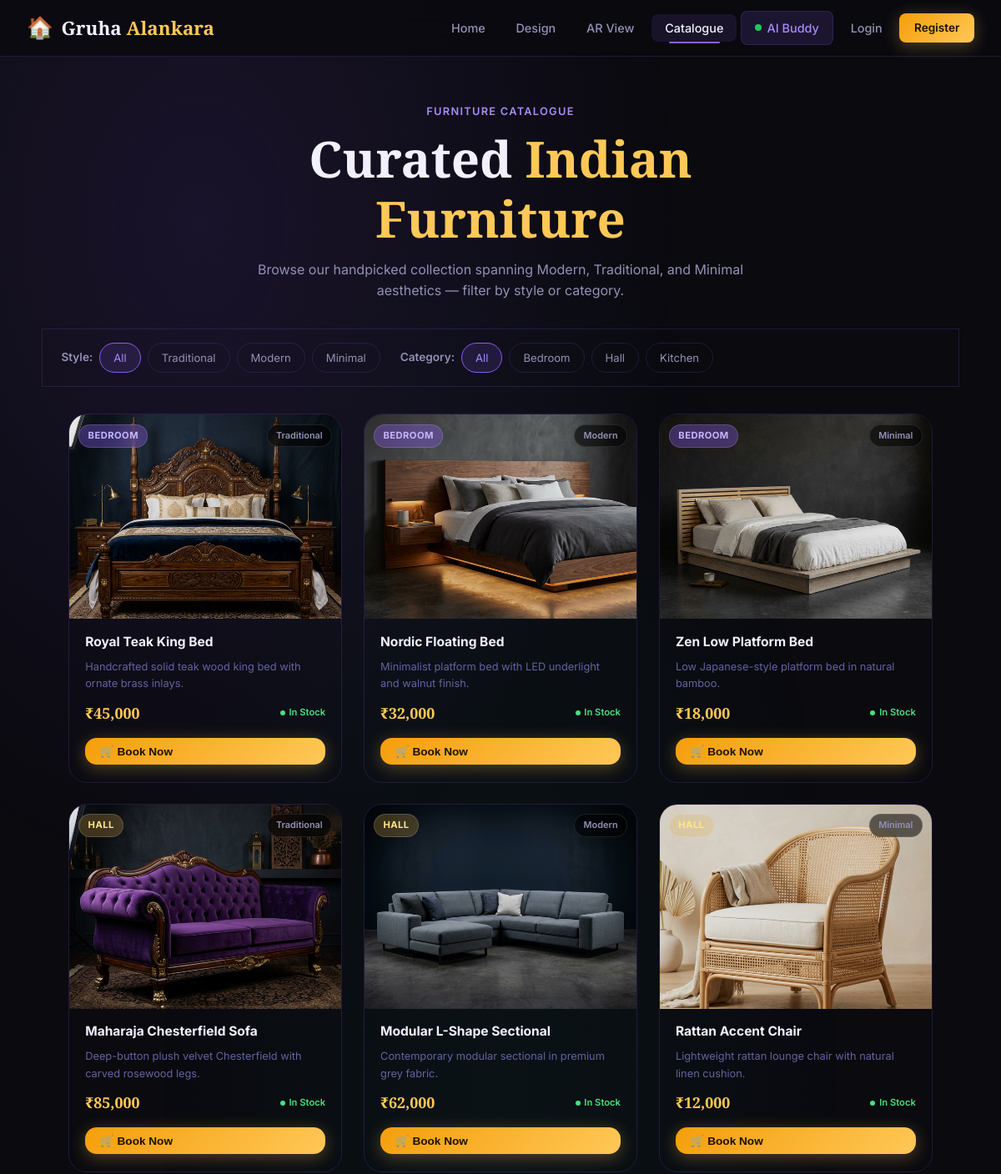
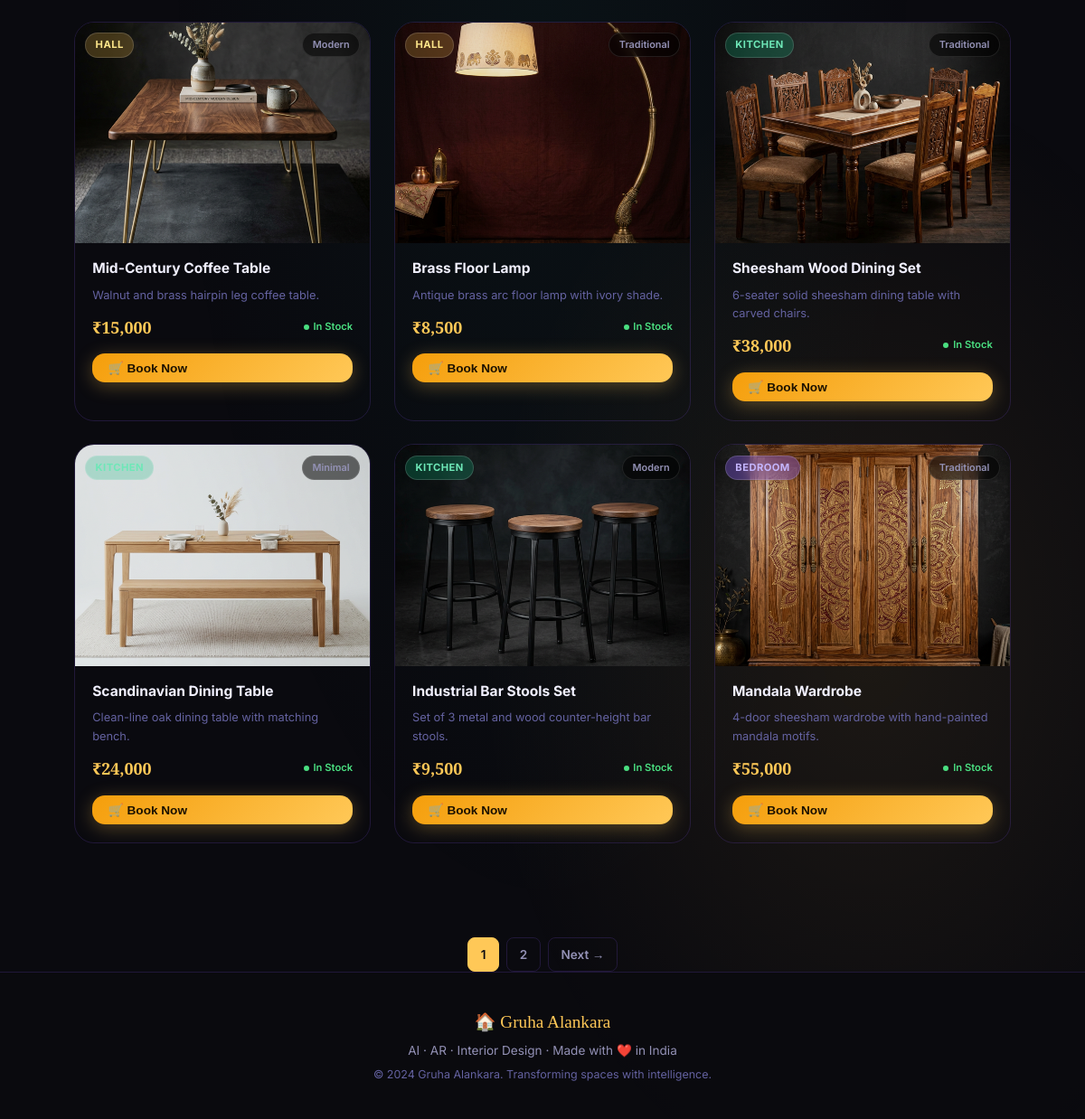
/catalog, run on the app's committed database (2 pictures, top to bottom).
### models.py (models this page shows)
class Furniture(db.Model):
    id          = db.Column(db.Integer, primary_key=True)
    name        = db.Column(db.String(100), index=True)
    category    = db.Column(db.String(100), index=True)
    style       = db.Column(db.String(100), index=True)
    price       = db.Column(db.Float)
    description = db.Column(db.Text)
    image_url   = db.Column(db.String(300))
    ar_model    = db.Column(db.String(300))
    in_stock    = db.Column(db.Boolean, default=True, index=True)
    __table_args__ = (
        db.Index('ix_furniture_style_category', 'style', 'category'),
    )

### app.py (the view)
@app.route("/catalog")
def catalog():
    style_filter    = request.args.get("style", "")
    category_filter = request.args.get("category", "")
    page            = request.args.get("page", 1, type=int)
    per_page        = 12
    query = Furniture.query
    if style_filter:
        query = query.filter_by(style=style_filter)
    if category_filter:
        query = query.filter_by(category=category_filter)
    pagination     = query.paginate(page=page, per_page=per_page, error_out=False)
    furniture_list = pagination.items
    styles         = db.session.query(Furniture.style).distinct().all()
    categories     = db.session.query(Furniture.category).distinct().all()
    return render_template("catalog.html",
                           furniture_list=furniture_list,
                           styles=[s[0] for s in styles],
                           categories=[c[0] for c in categories],
                           selected_style=style_filter,
                           selected_category=category_filter,
                           pagination=pagination)

### templates/catalog.html (shortened to what this page needs)
{% extends "base.html" %}
{% block content %}
<div class="page-hero">
    <div class="section-tag">Furniture Catalogue</div>
    <h1>Curated <span class="accent">Indian Furniture</span></h1>
    <p>Browse our handpicked collection spanning Modern, Traditional, and Minimal aesthetics — filter by style or category.</p>
</div>
<div class="catalog-filter-bar">
    <span class="filter-label">Style:</span>
    <a href="{{ url_for('catalog') }}" class="filter-btn {% if not selected_style %}active{% endif %}">All</a>
    {% for s in styles %}
    <a href="{{ url_for('catalog', style=s) }}" class="filter-btn {% if selected_style == s %}active{% endif %}">{{ s }}</a>
    {% endfor %}
    <span class="filter-label" style="margin-left:1rem">Category:</span>
    <a href="{{ url_for('catalog') }}" class="filter-btn {% if not selected_category %}active{% endif %}">All</a>
    {% for c in categories %}
    <a href="{{ url_for('catalog', category=c) }}"
        class="filter-btn {% if selected_category == c %}active{% endif %}">{{ c }}</a>
    {% endfor %}
</div>
{% if furniture_list %}
<div class="catalog-grid" id="catalogGrid">
    {% for item in furniture_list %}
    <div class="furniture-card" id="fc-{{ item.id }}">
        <div class="fc-img-wrap">
            {% if item.image_url %}
            <img
                src="{{ url_for('static', filename=item.image_url) }}"
                alt="{{ item.name }}"
                loading="lazy"
                onerror="this.parentElement.innerHTML='<div style=\'display:flex;align-items:center;justify-content:center;height:100%;font-size:3.5rem;opacity:.3;\'>🪑</div>'"
            >
            {% else %}
            <div style="display:flex;align-items:center;justify-content:center;height:100%;font-size:3.5rem;opacity:.3;">🪑</div>
            {% endif %}
            <span class="fc-category-badge badge-{{ item.category }}">{{ item.category }}</span>
            <span class="fc-style-tag">{{ item.style }}</span>
        </div>
        <div class="fc-info">
            <div class="fc-name">{{ item.name }}</div>
            <p class="fc-desc">{{ item.description }}</p>
            <div class="fc-meta">
                <span class="fc-price">₹{{ '{:,.0f}'.format(item.price) }}</span>
                <span class="fc-in-stock">In Stock</span>
            </div>
            <button class="btn btn-gold btn-sm" style="width:100%;margin-top:.4rem" id="bookBtn-{{ item.id }}"
                onclick="bookFurniture({{ item.id }}, '{{ item.name }}', this)">
                🛒 Book Now
            </button>
        </div>
    </div>
    {% endfor %}
</div>
{% if pagination and pagination.pages > 1 %}
<div class="pagination-bar">
    {% for page_num in pagination.iter_pages(left_edge=1, right_edge=1, left_current=2, right_current=2) %}
        {% if page_num %}
            {% if page_num == pagination.page %}
            <span class="current">{{ page_num }}</span>
            {% else %}
            <a href="{{ url_for('catalog', page=page_num, style=selected_style, category=selected_category) }}">{{ page_num }}</a>
            {% endif %}
        {% else %}
            <span>…</span>
        {% endif %}
    {% endfor %}
    {% if pagination.has_next %}
    <a href="{{ url_for('catalog', page=pagination.next_num, style=selected_style, category=selected_category) }}">Next →</a>
    {% endif %}
</div>
{% endif %}
{% else %}
<div class="empty-state">
    <div class="empty-icon">🔍</div>
    <div class="empty-title">No items found</div>
    <p>Try a different style or category filter.</p>
</div>
{% endif %}
{% endblock %}

### templates/base.html (shortened to what this page needs)
<!DOCTYPE html>
<html lang="en">
<head>
    <link rel="stylesheet" href="{{ url_for('static', filename='style.css') }}">
</head>
<body>
    <nav class="navbar">
        <a href="{{ url_for('home') }}" class="nav-logo">
            <span class="logo-icon">🏠</span>
            <span class="logo-text">Gruha <span class="accent">Alankara</span></span>
        </a>
        <ul class="nav-links">
            <li><a href="{{ url_for('home') }}"
                    class="nav-link {% if request.endpoint == 'home' %}active{% endif %}">Home</a></li>
            <li><a href="{{ url_for('design') }}"
                    class="nav-link {% if request.endpoint == 'design' %}active{% endif %}">Design</a></li>
            <li><a href="{{ url_for('ar') }}" class="nav-link {% if request.endpoint == 'ar' %}active{% endif %}">AR
                    View</a></li>
            <li><a href="{{ url_for('catalog') }}"
                    class="nav-link {% if request.endpoint == 'catalog' %}active{% endif %}">Catalogue</a></li>
            <li><a href="{{ url_for('buddy') }}"
                    class="nav-link nav-buddy {% if request.endpoint == 'buddy' %}active{% endif %}">
                    <span class="buddy-dot"></span> AI Buddy
                </a></li>
            {% if session.get('user_id') %}
            <li>
                <span class="nav-user-pill">
                    <span class="user-avatar">{{ session['username'][0]|upper }}</span>
                    {{ session['username'] }}
                </span>
            </li>
            <li>
                <a href="{{ url_for('logout') }}" class="nav-link nav-logout">⏻ Logout</a>
            </li>
            {% else %}
            <li><a href="{{ url_for('login') }}"
                    class="nav-link {% if request.endpoint == 'login' %}active{% endif %}">Login</a></li>
            <li><a href="{{ url_for('register') }}"
                    class="btn btn-gold btn-sm nav-register {% if request.endpoint == 'register' %}active{% endif %}">
                    Register
                </a></li>
            {% endif %}
        </ul>
    </nav>
    <main class="main-content">
        {% block content %}{% endblock %}
    </main>
    <footer class="footer">
        <div class="footer-inner">
            <p class="footer-brand">🏠 Gruha Alankara</p>
            <p class="footer-tag">AI · AR · Interior Design · Made with ❤️ in India</p>
            <p class="footer-copy">© 2024 Gruha Alankara. Transforming spaces with intelligence.</p>
        </div>
    </footer>
</body>
</html>

### templates/catalog.html (style rules this page uses)
.catalog-filter-bar { display: flex; flex-wrap: wrap; align-items: center; gap: .5rem; margin-bottom: 2rem; padding: 1rem 1.4rem; background: var(--card-bg); border: 1px solid var(--border); border-radius: var(--radius-md); }
.catalog-grid { display: grid; grid-template-columns: repeat(auto-fill, minmax(260px, 1fr)); gap: 1.6rem; }
.furniture-card { background: var(--card-bg); border: 1px solid var(--border); border-radius: var(--radius-lg); overflow: hidden; display: flex; flex-direction: column; transition: transform .28s ease, border-color .28s ease, box-shadow .28s ease; opacity: 0; position: relative; }
.fc-img-wrap { position: relative; width: 100%; aspect-ratio: 4/3; overflow: hidden; background: #0d0d14; }
.fc-img-wrap img { width: 100%; height: 100%; object-fit: cover; transition: transform .45s ease, filter .35s ease; filter: brightness(.92); }
.fc-category-badge { position: absolute; top: .7rem; left: .7rem; padding: .25rem .65rem; border-radius: 100px; font-size: .7rem; font-weight: 700; letter-spacing: .04em; text-transform: uppercase; backdrop-filter: blur(8px); border: 1px solid rgba(255,255,255,.15); }
.badge-Bedroom { background: rgba(139,92,246,.35); color: #c4b5fd; }
.badge-Hall { background: rgba(226,176,74,.25); color: #fde68a; }
.badge-Kitchen { background: rgba(16,185,129,.25); color: #6ee7b7; }
.fc-style-tag { position: absolute; top: .7rem; right: .7rem; padding: .25rem .65rem; border-radius: 100px; font-size: .68rem; font-weight: 600; background: rgba(0,0,0,.55); color: var(--text-muted); border: 1px solid rgba(255,255,255,.1); backdrop-filter: blur(6px); }
.fc-info { padding: 1.1rem 1.2rem 1.3rem; display: flex; flex-direction: column; gap: .55rem; flex: 1; }
.fc-name { font-size: .97rem; font-weight: 700; color: var(--text-primary); line-height: 1.35; }
.fc-desc { font-size: .8rem; color: var(--text-dim); line-height: 1.6; display: -webkit-box; -webkit-line-clamp: 2; -webkit-box-orient: vertical; overflow: hidden; }
.fc-meta { display: flex; align-items: center; justify-content: space-between; margin-top: .1rem; }
.fc-price { font-size: 1.12rem; font-weight: 800; color: var(--gold); font-family: 'Playfair Display', serif; }
.fc-in-stock { font-size: .7rem; color: #4ade80; font-weight: 600; display: flex; align-items: center; gap: .3rem; }
.fc-in-stock::before { content: ''; width: 6px; height: 6px; border-radius: 50%; background: #4ade80; display: inline-block; animation: pulse-dot 1.8s ease-in-out infinite; }
.pagination-bar { display: flex; justify-content: center; align-items: center; gap: .5rem; margin-top: 2.5rem; flex-wrap: wrap; }
.pagination-bar a, .pagination-bar span { padding: .45rem .85rem; border-radius: var(--radius-sm); font-size: .85rem; font-weight: 600; text-decoration: none; border: 1px solid var(--border); color: var(--text-muted); background: var(--card-bg); transition: all .2s; }
.pagination-bar .current { background: var(--gold); color: #0a0a0f; border-color: var(--gold); }

### data on the page
Furniture: image_url (picture), category "BEDROOM", style "Traditional", name "Royal Teak King Bed", description "Handcrafted solid teak wood king bed with ornate brass inlays.", price "45,000"
Furniture: image_url (picture), category "BEDROOM", style "Modern", name "Nordic Floating Bed", description "Minimalist platform bed with LED underlight and walnut finish.", price "32,000"
Furniture: image_url (picture), category "BEDROOM", style "Minimal", name "Zen Low Platform Bed", description "Low Japanese-style platform bed in natural bamboo.", price "18,000"
Furniture: image_url (picture), category "HALL", style "Traditional", name "Maharaja Chesterfield Sofa", description "Deep-button plush velvet Chesterfield with carved rosewood legs.", price "85,000"
Furniture: image_url (picture), category "HALL", style "Modern", name "Modular L-Shape Sectional", description "Contemporary modular sectional in premium grey fabric.", price "62,000"
Furniture: image_url (picture), category "HALL", style "Minimal", name "Rattan Accent Chair", description "Lightweight rattan lounge chair with natural linen cushion.", price "12,000"
Furniture: image_url (picture), category "HALL", style "Modern", name "Mid-Century Coffee Table", description "Walnut and brass hairpin leg coffee table.", price "15,000"
Furniture: image_url (picture), category "HALL", style "Traditional", name "Brass Floor Lamp", description "Antique brass arc floor lamp with ivory shade.", price "8,500"
Furniture: image_url (picture), category "KITCHEN", style "Traditional", name "Sheesham Wood Dining Set", description "6-seater solid sheesham dining table with carved chairs.", price "38,000"
Furniture: image_url (picture), style "Minimal", name "Scandinavian Dining Table", description "Clean-line oak dining table with matching bench.", price "24,000"
Furniture: image_url (picture), category "KITCHEN", style "Modern", name "Industrial Bar Stools Set", description "Set of 3 metal and wood counter-height bar stools.", price "9,500"
Furniture: image_url (picture), category "BEDROOM", style "Traditional", name "Mandala Wardrobe", description "4-door sheesham wardrobe with hand-painted mandala motifs.", price "55,000"

### other printed values
{{ s }} "Traditional" "Modern" "Minimal"
{{ c }} "Bedroom" "Hall" "Kitchen"
{{ page_num }} "1"
{{ page_num }} "2"
